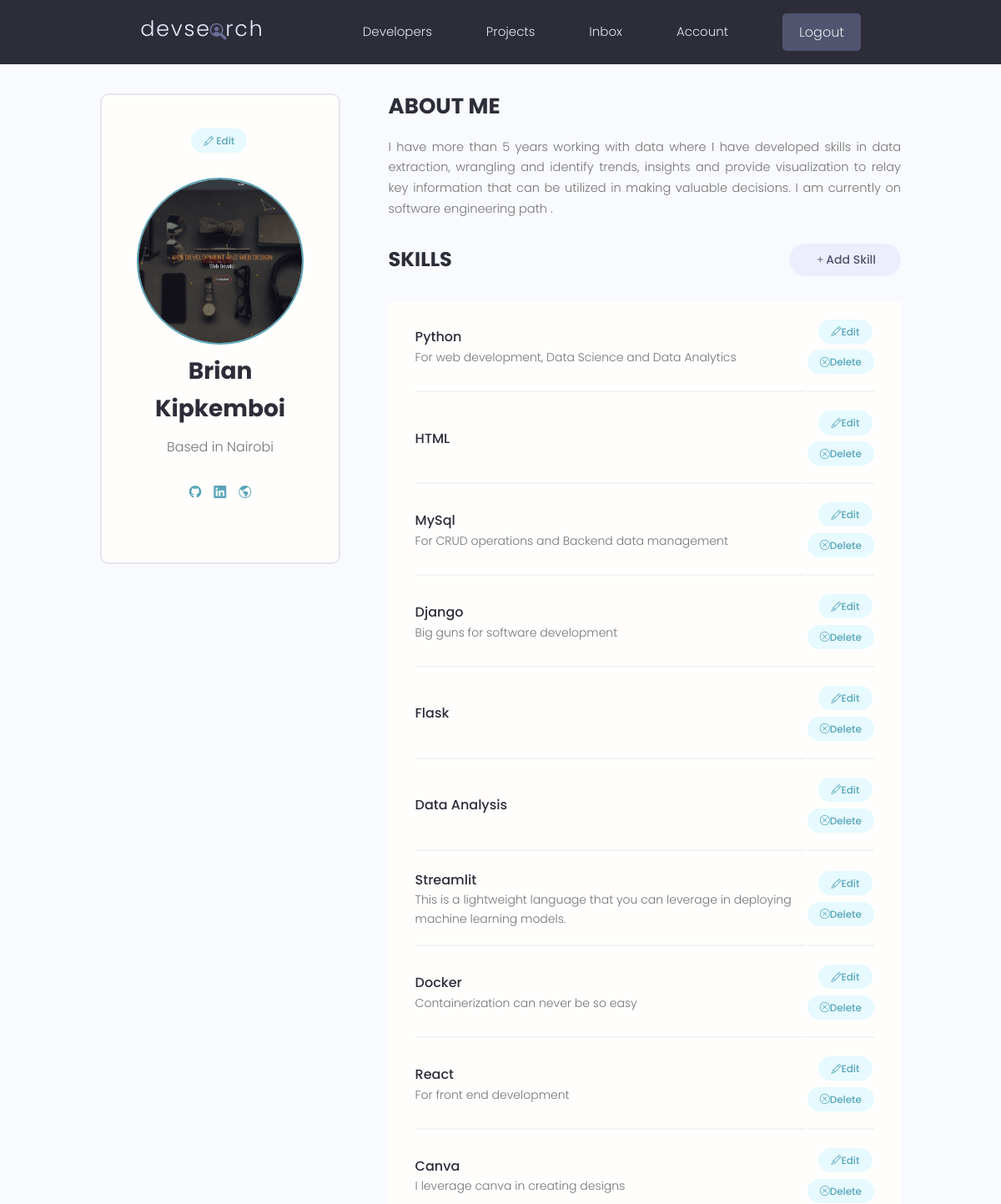
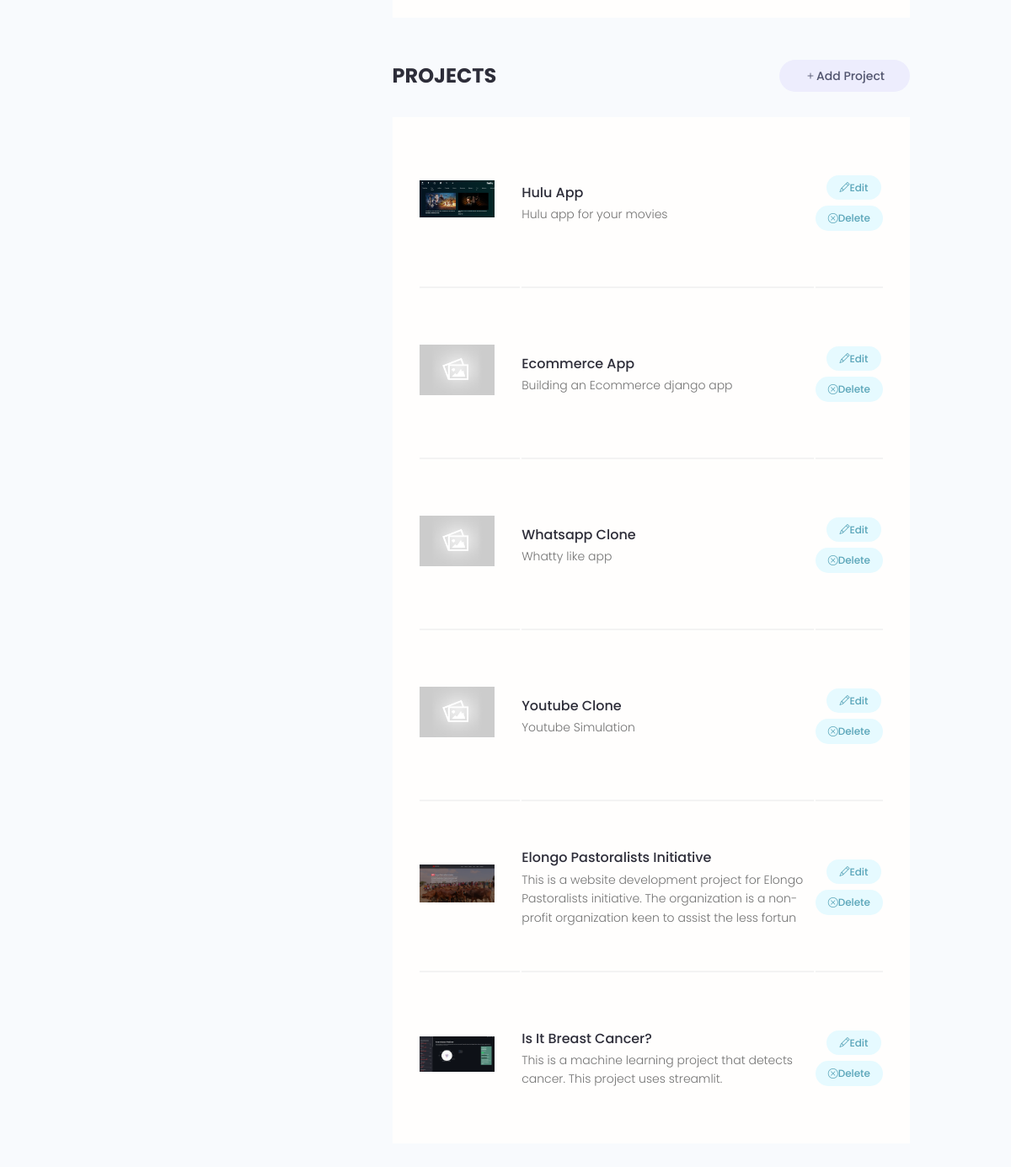
The app's page /account/ (signed in) with its own data (2 pictures, top to bottom).
### users/models.py (models this page shows, shortened)
class Profile(models.Model):
    user = models.OneToOneField(
        User, on_delete=models.CASCADE, null=True, blank=True)
    name = models.CharField(max_length=200, blank=True, null=True)
    email = models.EmailField(max_length=500, blank=True, null=True)
    username = models.CharField(max_length=200, blank=True, null=True)
    location = models.CharField(max_length=200, blank=True, null=True)
    short_intro = models.CharField(max_length=200, blank=True, null=True)
    bio = models.TextField(blank=True, null=True)
    profile_image = models.ImageField(
        null=True, blank=True, upload_to='profiles/', default="profiles/user-default.png")
    social_github = models.CharField(max_length=200, blank=True, null=True)
    social_twitter = models.CharField(max_length=200, blank=True, null=True)
    social_linkedin = models.CharField(max_length=200, blank=True, null=True)
    social_youtube = models.CharField(max_length=200, blank=True, null=True)
    social_website = models.CharField(max_length=200, blank=True, null=True)
    created = models.DateTimeField(auto_now_add=True)
    id = models.UUIDField(default=uuid.uuid4, unique=True,
                          primary_key=True, editable=False)
    class Meta:
        ordering = ['created']
    @property
    def imageURL(self):
        try:
            url = self.profile_image.url
        except:
            url = ''
        return url

class Skill(models.Model):
    owner = models.ForeignKey(
        Profile, on_delete=models.CASCADE, null=True, blank=True)
    name = models.CharField(max_length=200, blank=True, null=True)
    description = models.TextField(null=True, blank=True)
    created = models.DateTimeField(auto_now_add=True)
    id = models.UUIDField(default=uuid.uuid4, unique=True,
                          primary_key=True, editable=False)

### projects/models.py (models this page shows, shortened)
class Project(models.Model):
    owner = models.ForeignKey(
        Profile, null=True, blank=True, on_delete=models.CASCADE)
    title = models.CharField(max_length=200)
    description = models.TextField(null=True, blank=True)
    featured_image = models.ImageField(
        null=True, blank=True, default="default.jpg")
    demo_link = models.CharField(max_length=2000, null=True, blank=True)
    source_link = models.CharField(max_length=2000, null=True, blank=True)
    tags = models.ManyToManyField('Tag', blank=True)
    vote_total = models.IntegerField(default=0, null=True, blank=True)
    vote_ratio = models.IntegerField(default=0, null=True, blank=True)
    created = models.DateTimeField(auto_now_add=True)
    id = models.UUIDField(default=uuid.uuid4, unique=True,
                          primary_key=True, editable=False)
    class Meta:
        ordering = ['-vote_ratio', '-vote_total', 'title']
    @property
    def imageURL(self):
        try:
            url = self.featured_image.url
        except:
            url = ''
        return url

### users/views.py (the view)
# urls.py: path('account/', views.userAccount, name="account"),
@login_required(login_url='login')
def userAccount(request):
    profile = request.user.profile
    skills = profile.skill_set.all()
    projects = profile.project_set.all()
    context = {'profile': profile, 'skills': skills, 'projects': projects}
    return render(request, 'users/account.html', context)

### users/templates/users/account.html (shortened to what this page needs)
{% extends 'main.html' %}
{% block content %}
<main class="settingsPage profile my-md">
  <div class="container">
    <div class="layout">
      <div class="column column--1of3">
        <div class="card text-center">
          <div class="card__body dev">
            <a class="tag tag--pill tag--main settings__btn" href="{% url 'edit-account' %}"><i class="bi bi-pencil"></i>
              Edit</a>
            <img class="avatar avatar--xl dev__avatar" src="{{profile.imageURL}}" />
            <h2 class="dev__name">{{profile.name}}</h2>
            <p class="dev__location">Based in {{profile.location}}</p>
            <ul class="dev__social">
              {% if profile.social_github %}
              <li>
                <a title="Github" href="{{profile.social_github}}" target="_blank"><i class="fab fa-github"></i></a>
              </li>
              {% endif %}
              {% if profile.social_linkedin %}
              <li>
                <a title="LinkedIn" href="{{profile.social_linkedin}}" target="_blank"><i
                    class="bi bi-linkedin"></i></a>
              </li>
              {% endif %}
              {% if profile.social_website %}
              <li>
                <a title="Personal Website" href="{{profile.social_website}}" target="_blank"><i
                    class="bi bi-globe-americas"></i></a>
              </li>
              {% endif %}
            </ul>
          </div>
        </div>
      </div>
      <div class="column column--2of3">
        <div class="devInfo">
          <h3 class="devInfo__title">About Me</h3>
          <p class="devInfo__about">{{profile.bio}}</p>
        </div>
        <div class="settings">
          <h3 class="settings__title">Skills</h3>
          <a class="tag tag--pill tag--sub settings__btn tag--lg" href="{% url 'create-skill' %}"><i
              class="bi bi-plus"></i> Add Skill</a>
        </div>
        <table class="settings__table">
          {% for skill in skills %}
          <tr>
            <td class="settings__tableInfo">
              <h4>{{skill.name}}</h4>
              <p>
                {{skill.description}}
              </p>
            </td>
            <td class="settings__tableActions">
              <a class="tag tag--pill tag--main settings__btn" href="{% url 'update-skill' skill.id %}"><i
                  class="bi bi-pencil"></i> Edit</a>
              <a class="tag tag--pill tag--main settings__btn" href="{% url 'delete-skill' skill.id %}?next=/account"><i
                  class="bi bi-x-circle"></i>
                Delete</a>
            </td>
          </tr>
          {% endfor %}
        </table>
        <div class="settings">
          <h3 class="settings__title">Projects</h3>
          <a class="tag tag--pill tag--sub settings__btn tag--lg" href="{% url 'create-project' %}"><i
              class="bi bi-plus"></i> Add Project</a>
        </div>
        <table class="settings__table">
          {% for project in projects %}
          <tr>
            <td class="settings__thumbnail">
              <a href="{% url 'project' project.id %}"><img src="{{project.imageURL}}" alt="Project Thumbnail" /></a>
            </td>
            <td class="settings__tableInfo">
              <a href="{% url 'project' project.id %}">{{project.title}}</a>
              <p>{{project.description|slice:"150"}}</p>
            </td>
            <td class="settings__tableActions">
              <a class="tag tag--pill tag--main settings__btn" href="{% url 'update-project' project.id %}"><i
                  class="bi bi-pencil"></i> Edit</a>
              <a class="tag tag--pill tag--main settings__btn"
                href="{% url 'delete-project'  project.id %}?next=/account"><i class="bi bi-x-circle"></i>
                Delete</a>
            </td>
          </tr>
          {% endfor %}
        </table>
      </div>
    </div>
  </div>
</main>
{% endblock %}

### static/styles/app.css (style rules this page uses)
:root { --color-sub: #2d2d39; }
.card { border: 2px solid var(--color-light); }
img { width: 100%; }
.profile .card > .dev { padding: 4rem; }
.dev__avatar { display: block; margin: auto; }
.dev__name { color: var(--color-sub); font-size: 2.8rem; font-weight: 700; margin-top: 1rem; margin-bottom: 0.5rem; }
.dev__location { margin-top: 1rem; }
.dev__social { margin: 3rem 0; list-style: none; display: flex; justify-content: center; gap: 1.5rem; }
.devInfo { margin-bottom: 3rem; }
.devInfo__title, .devInfo__subtitle { font-size: 2.6rem; color: var(--color-sub); text-transform: uppercase; font-weight: 700; margin-bottom: 1.5rem; }
.devInfo__about, .devSkill__info { font-size: 1.45rem; line-height: 1.7; text-align: justify; }
.settingsPage .dev > .settings__btn { display: inline-block; margin-bottom: 3rem; }
.settings { display: flex; justify-content: space-between; align-items: center; }
.settings__title { font-size: 2.4rem; text-transform: uppercase; font-weight: 700; color: var(--color-sub); }
.settings__table { margin-top: 3rem; margin-bottom: 5rem; padding: 0 3rem; background: var(--color-white); }
.settings__table tr { width: 100%; }
.settings__table tr > td { padding: 2rem 0; }
.settings__table tr:not(:last-child) td { border-bottom: 2px solid var(--color-white-light); }
.settings__thumbnail { width: 23%; min-width: 10rem; }
.settings__thumbnail img { padding-right: 3rem; height: 15rem; object-fit: contain; }
.settings__tableInfo { width: 100%; }
.settings__tableInfo h4, .settings__tableInfo a { padding-right: 1rem; width: auto; font-size: 1.6rem; font-weight: 500; color: var(--color-sub); }
.settings__tableInfo p { font-size: 1.4rem; }
.settings__tableActions { text-align: right; }

### static/uikit/styles/modules/_variables.css (style rules this page uses)
:root { --color-main: #5aa5b9; --color-main-light: #e6faff; --color-sub: #3f4156; --color-sub-light: #51546e; --color-sub-lighter: #ededfd; --color-text: #737373; --color-gray: #8b8b8b; --color-light: #e5e7eb; --color-light-gray: #767676; --color-bg: #f8fafd; --color-white: #fffefd; --color-white-light: #f3f3f3; --color-success: #359e64; --color-success-bg: #def8e8; --color-error: #fc4b0b; --color-error-bg: #fff2ee; --font-base: 'Poppins', arial, helvetica, 'Segoe UI', roboto, ubuntu, sans-serif; --font-monospace: 'Fira Code', 'Courier New', courier, monospace; --font-regular: 300; --font-medium: 500; --font-bold: 700; --generic-shadow: 1px 1px 5px #00000010; --generic-transition: all 0.3s ease-in-out; }

### static/uikit/styles/modules/_base.css (style rules this page uses)
* { margin: 0; padding: 0; box-sizing: border-box; text-rendering: optimizeLegibility; color: inherit; font-size: inherit; }
html { font-size: 50%; }
@media only screen and (min-width: 480px) { html { font-size: 56.25%; } }
@media only screen and (min-width: 1200px) { html { font-size: 62.5%; } }
body { line-height: 1.6; font-weight: 400; font-size: 1.5rem; color: var(--color-text); background-color: var(--color-bg); min-height: 100vh; }

### static/uikit/styles/modules/_typography.css (style rules this page uses)
* { font-family: var(--font-base); }
h2 { font-size: 3.6rem; font-weight: var(--font-bold); }
h3 { font-size: 3.2rem; font-weight: var(--font-medium); }
h4 { font-size: 2.8rem; font-weight: var(--font-medium); }
p, span, strong { font-size: 1.6rem; color: var(--color-text); font-weight: var(--font-regular); }
a { padding-bottom: 2px; text-decoration: none; display: inline-block; color: var(--color-main); font-weight: var(--font-medium); }

### static/uikit/styles/modules/_utilities.css (style rules this page uses)
.container { width: 92%; max-width: 165rem; margin: 0 auto; box-sizing: border-box; }
@media screen and (min-width: 1000px) { .container { width: 90%; } }
@media screen and (min-width: 1200px) { .container { width: 80%; } }
.text-center { text-align: center; }
.my-md { margin: 3rem auto; }

### static/uikit/styles/modules/_avatar.css (style rules this page uses)
.avatar { border-radius: 50%; border: 2px solid var(--color-main); object-fit: cover; }
.avatar--xl { height: 20rem; width: 20rem; }

### static/uikit/styles/modules/_card.css (style rules this page uses)
.card { border-radius: 1rem; background-color: var(--color-white); border: 1.5px solid var(--color-light); width: auto; height: auto; margin-top: 0.5rem; margin-bottom: 0.5rem; overflow: hidden; }
.card__body, .card__header { padding: 2rem 2.5rem; }

### static/uikit/styles/modules/_layout.css (style rules this page uses)
.layout { display: flex; flex-flow: row wrap; justify-content: space-between; }
.layout > .column { margin-bottom: 3rem; }
.layout > .column.column--1of3 { flex-basis: 30%; }
.layout > .column.column--2of3 { flex-basis: 64%; }

### records on screen
Profile: imageURL (picture), name "Brian Kipkemboi", location "Nairobi", bio "I have more than 5 years working with data where I have developed skills in data extraction, wrangling and identify trends, insights and provide visualization to relay key information that can be utilized in making valuable decisions. I am currently on software engineering path ."
Skill: name "Python", description "For web development, Data Science and Data Analytics"
Skill: name "HTML"
Skill: name "MySql", description "For CRUD operations and Backend data management"
Skill: name "Django", description "Big guns for software development"
Skill: name "Flask"
Skill: name "Data Analysis"
Skill: name "Streamlit", description "This is a lightweight language that you can leverage in deploying machine learning models."
Skill: name "Docker", description "Containerization can never be so easy"
Skill: name "React", description "For front end development"
Skill: name "Canva", description "I leverage canva in creating designs"
Project: imageURL (picture), title "Hulu App", description "Hulu app for your movies"
Project: imageURL (placeholder picture), title "Ecommerce App", description "Building an Ecommerce django app"
Project: imageURL (placeholder picture), title "Whatsapp Clone", description "Whatty like app"
Project: imageURL (placeholder picture), title "Youtube Clone", description "Youtube Simulation"
Project: imageURL (picture), title "Elongo Pastoralists Initiative", description "This is a website development project for Elongo Pastoralists initiative. The organization is a non-profit organization keen to assist the less fortun"
Project: imageURL (picture), title "Is It Breast Cancer?", description "This is a machine learning project that detects cancer. This project uses streamlit."
